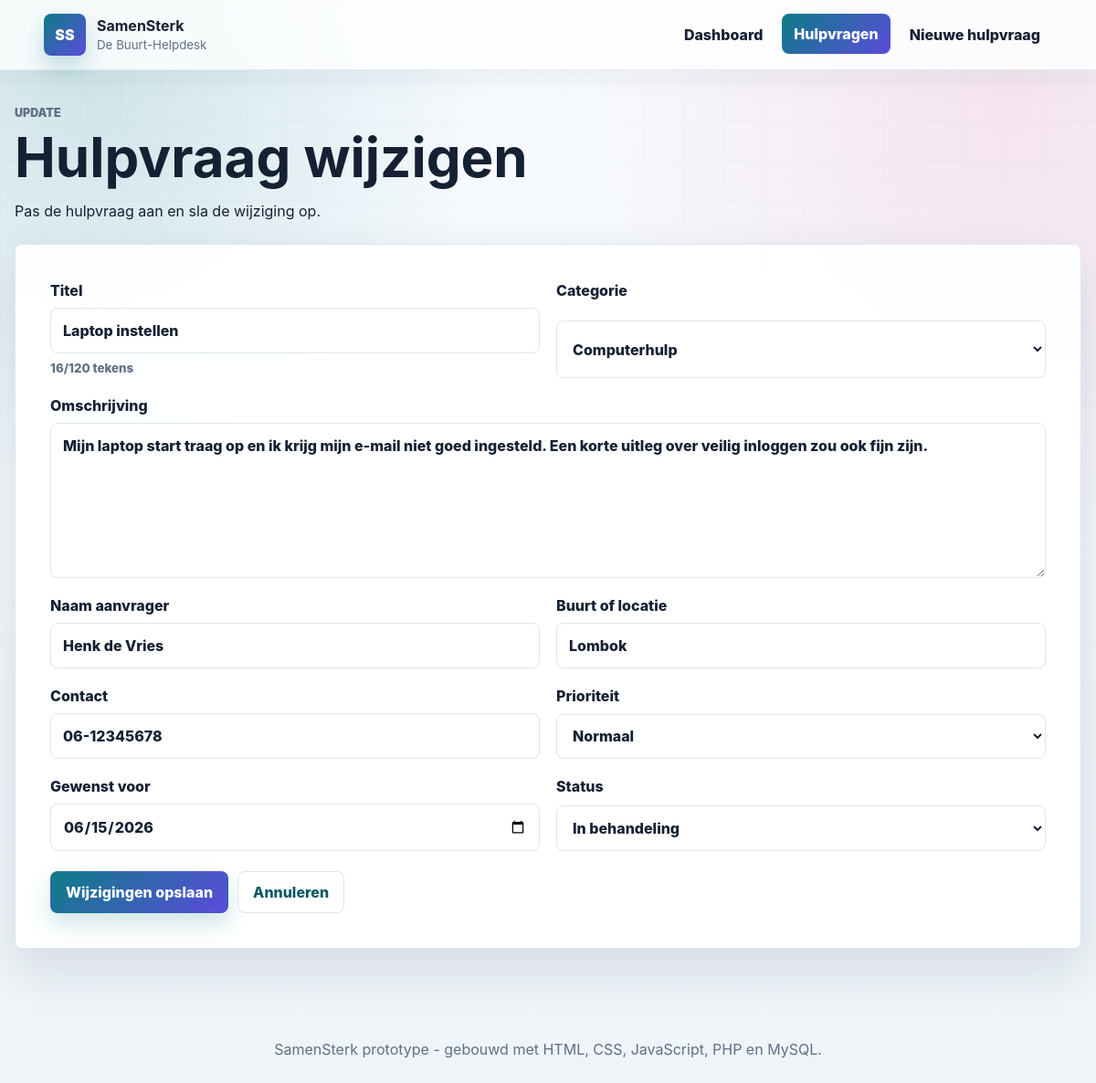
Page /edit.php?id=2 on the committed database.
### tables this page shows
CREATE TABLE help_requests (
  id INT UNSIGNED AUTO_INCREMENT PRIMARY KEY,
  title VARCHAR(120) NOT NULL,
  description TEXT NOT NULL,
  category VARCHAR(40) NOT NULL,
  requester_name VARCHAR(80) NOT NULL,
  location VARCHAR(100) NOT NULL,
  contact VARCHAR(120) NOT NULL,
  priority ENUM('laag', 'normaal', 'hoog') NOT NULL DEFAULT 'normaal',
  needed_by DATE NULL,
  status ENUM('open', 'in_behandeling', 'opgelost') NOT NULL DEFAULT 'open',
  created_at TIMESTAMP NOT NULL DEFAULT CURRENT_TIMESTAMP,
  updated_at TIMESTAMP NOT NULL DEFAULT CURRENT_TIMESTAMP ON UPDATE CURRENT_TIMESTAMP
);

### config/database.php (called while the page is built, shortened)
<?php
$dbConfig = [
    'host' => 'localhost',
    'database' => 'samensterk',
    'username' => 'root',
    'password' => '',
    'charset' => 'utf8mb4',
];
function db(): PDO
{
    global $dbConfig;
    $dsn = sprintf(
        'mysql:host=%s;dbname=%s;charset=%s',
        $dbConfig['host'],
        $dbConfig['database'],
        $dbConfig['charset']
    );
    $pdo = new PDO($dsn, $dbConfig['username'], $dbConfig['password'], [
        PDO::ATTR_ERRMODE => PDO::ERRMODE_EXCEPTION,
        PDO::ATTR_DEFAULT_FETCH_MODE => PDO::FETCH_ASSOC,
        PDO::ATTR_EMULATE_PREPARES => false,
    ]);
    return $pdo;
}

### includes/helpers.php (called while the page is built, shortened)
<?php
require_once __DIR__ . '/../config/database.php';
function e(?string $value): string
{
    return htmlspecialchars((string) $value, ENT_QUOTES, 'UTF-8');
}
function status_label(string $status): string
{
    return match ($status) {
        'open' => 'Open',
        'in_behandeling' => 'In behandeling',
        'opgelost' => 'Opgelost',
        default => 'Onbekend',
    };
}
function priority_label(string $priority): string
{
    return match ($priority) {
        'laag' => 'Lage prioriteit',
        'normaal' => 'Normaal',
        'hoog' => 'Hoge prioriteit',
        default => 'Normaal',
    };
}
function find_request(int $id): ?array
{
    $statement = db()->prepare('SELECT * FROM help_requests WHERE id = :id');
    $statement->execute(['id' => $id]);
    $request = $statement->fetch();
    return $request ?: null;
}

### includes/request_form.php (the view, shortened to what this page needs)
<?php
$request = $request ?? [
    'title' => '',
    'description' => '',
    'category' => '',
    'requester_name' => '',
    'location' => '',
    'contact' => '',
    'priority' => 'normaal',
    'needed_by' => '',
    'status' => 'open',
];
?>
<div class="form-grid">
    <label>
        Titel
        <input type="text" name="title" value="<?= e($request['title']) ?>" maxlength="120" required>
    </label>
    <label>
        Categorie
        <select name="category" required>
            <?php foreach (CATEGORIES as $category): ?>
                <option value="<?= e($category) ?>" <?= $request['category'] === $category ? 'selected' : '' ?>>
                    <?= e($category) ?>
                </option>
            <?php endforeach; ?>
        </select>
    </label>
    <label class="span-2">
        Omschrijving
        <textarea name="description" rows="6" required><?= e($request['description']) ?></textarea>
    </label>
    <label>
        Naam aanvrager
        <input type="text" name="requester_name" value="<?= e($request['requester_name']) ?>" required>
    </label>
    <label>
        Buurt of locatie
        <input type="text" name="location" value="<?= e($request['location']) ?>" required>
    </label>
    <label>
        Contact
        <input type="text" name="contact" value="<?= e($request['contact']) ?>" required>
    </label>
    <label>
        Prioriteit
        <select name="priority">
            <?php foreach (PRIORITIES as $priority): ?>
                <option value="<?= e($priority) ?>" <?= $request['priority'] === $priority ? 'selected' : '' ?>>
                    <?= e(priority_label($priority)) ?>
                </option>
            <?php endforeach; ?>
        </select>
    </label>
    <label>
        Gewenst voor
        <input type="date" name="needed_by" value="<?= e($request['needed_by']) ?>">
    </label>
    <label>
        Status
        <select name="status">
            <?php foreach (STATUSES as $status): ?>
                <option value="<?= e($status) ?>" <?= $request['status'] === $status ? 'selected' : '' ?>>
                    <?= e(status_label($status)) ?>
                </option>
            <?php endforeach; ?>
        </select>
    </label>
</div>

### assets/style.css (style rules this page uses)
:root { --bg: #f3f7fb; --bg-deep: #0f172a; --surface: #ffffff; --surface-soft: #f8fbff; --text: #162033; --muted: #617086; --line: #dbe5ef; --primary: #0e7c86; --primary-dark: #075963; --secondary: #5b4bdb; --accent: #ffb84d; --mint: #26b890; --pink: #e94f8a; --danger: #c0362c; --shadow: 0 22px 55px rgba(17, 30, 52, 0.12); --shadow-soft: 0 14px 32px rgba(17, 30, 52, 0.08); font-family: Inter, Segoe UI, Arial, Helvetica, sans-serif; }
* { box-sizing: border-box; }
html { scroll-behavior: smooth; }
body { min-height: 100vh; margin: 0; color: var(--text); background: radial-gradient(circle at 8% 8%, rgba(14, 124, 134, 0.17), transparent 28%), radial-gradient(circle at 92% 10%, rgba(233, 79, 138, 0.13), transparent 30%), linear-gradient(180deg, #f8fbff 0%, var(--bg) 46%, #eef4f8 100%); line-height: 1.5; }
body::before { position: fixed; inset: 0; z-index: -1; pointer-events: none; content: ""; background-image: linear-gradient(rgba(14, 124, 134, 0.05) 1px, transparent 1px), linear-gradient(90deg, rgba(14, 124, 134, 0.05) 1px, transparent 1px); background-size: 44px 44px; mask-image: linear-gradient(180deg, rgba(0, 0, 0, 0.65), transparent 72%); }
label { display: grid; gap: 7px; color: var(--text); font-weight: 800; }
input, select, textarea { width: 100%; border: 1px solid var(--line); border-radius: 8px; padding: 12px 13px; color: var(--text); background: #fff; font: inherit; transition: border-color 160ms ease, box-shadow 160ms ease, transform 160ms ease; }
textarea { resize: vertical; }
.form-grid { display: grid; grid-template-columns: repeat(2, 1fr); gap: 18px; }
.span-2 { grid-column: 1 / -1; }

### rows in the picture
help_requests: title "Laptop instellen", description "Mijn laptop start traag op en ik krijg mijn e-mail niet goed ingesteld. Een korte uitleg over veilig inloggen zou ook fijn zijn.", requester_name "Henk de Vries", location "Lombok", contact "06-12345678", needed_by "06/15/2026"

### other values in the picture
form field category "Computerhulp"
form field priority "Normaal"
form field status "In behandeling"
